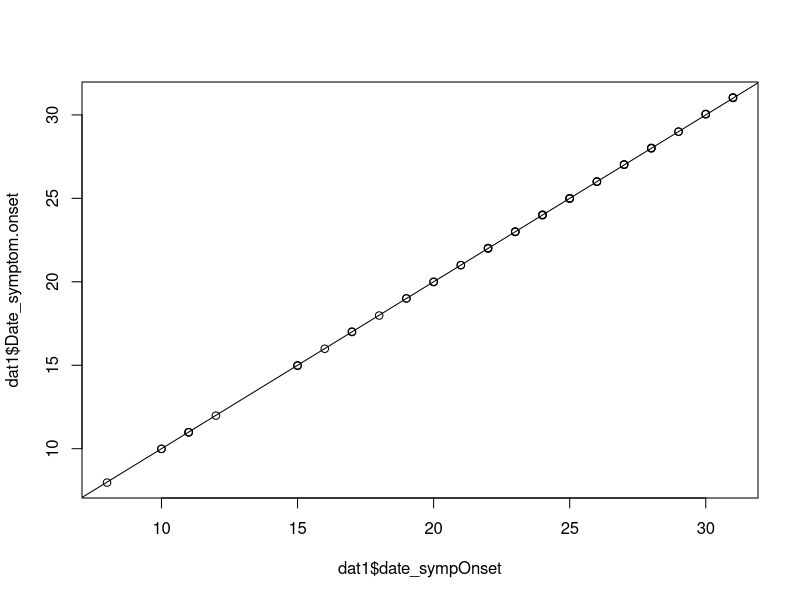
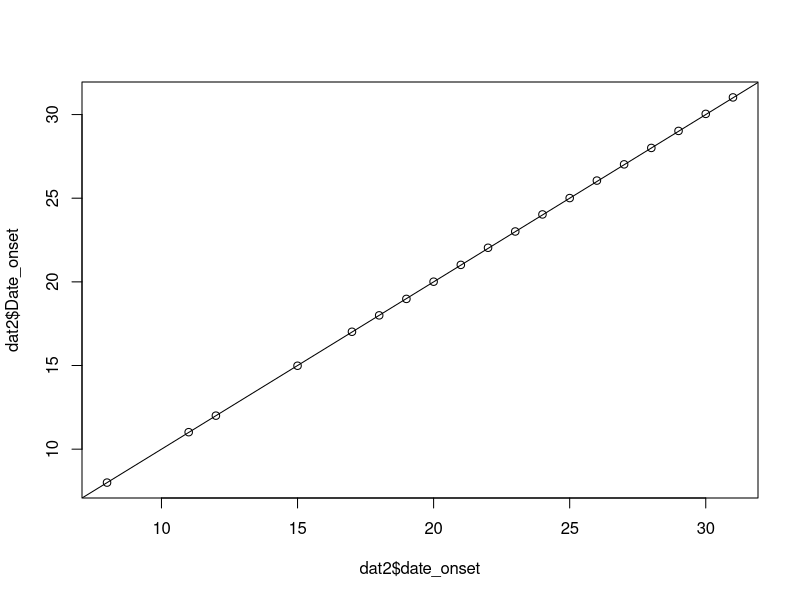
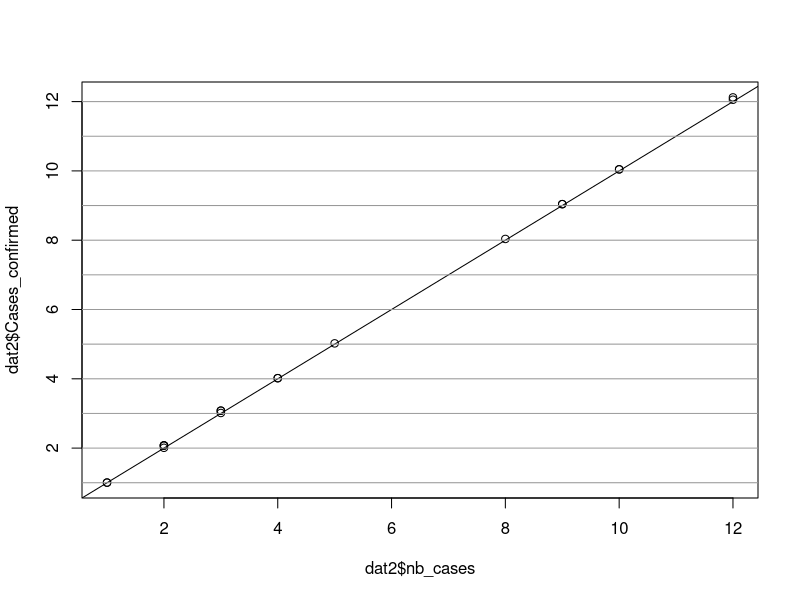
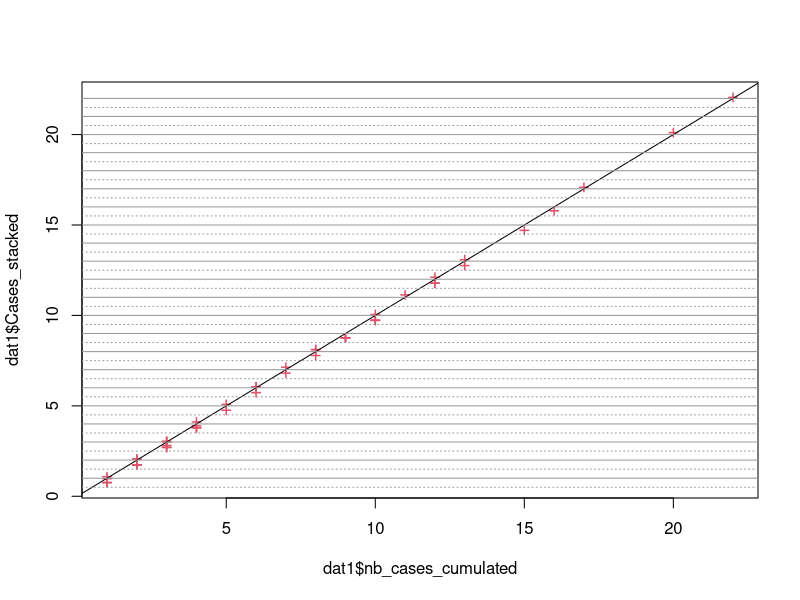
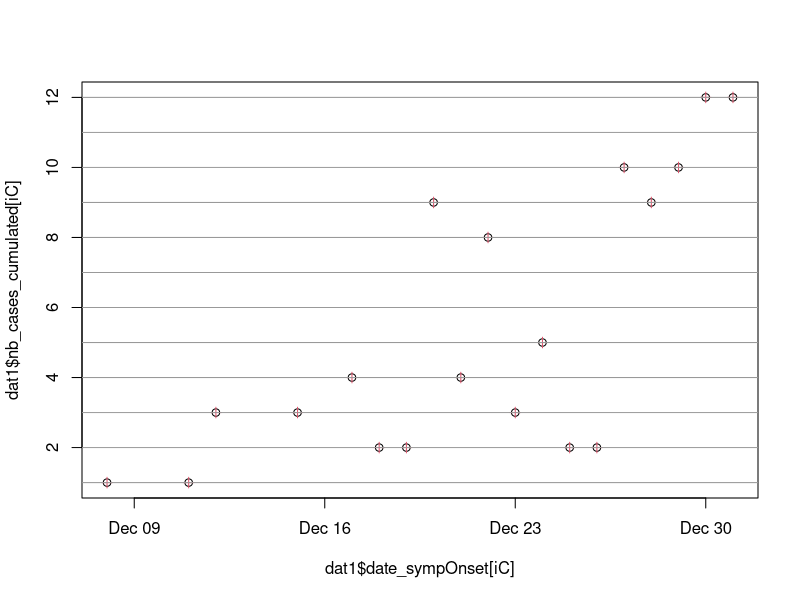

Source code (R) for these figures, in order:
if(!file.exists("clean_data.R")){
  setwd("China/CCDC_2020/")
}


# Load data
dat1 <- read.csv("CCDC_dataset1.csv")
dat2 <- read.csv("CCDC_dataset2.csv")

# Round onset dates and format them as dates
dat1$date_sympOnset <- round(dat1$Date_symptom.onset)
plot(dat1$date_sympOnset, dat1$Date_symptom.onset); abline(a = 0, b = 1) # Sanity check
dat1$date_sympOnset <- as.Date(paste0("2019-12-", dat1$date_sympOnset))

dat2$date_onset <- round(dat2$Date_onset)
plot(dat2$date_onset, dat2$Date_onset); abline(a = 0, b = 1) # Sanity check
dat2$date_onset <- as.Date(paste0("2019-12-", dat2$date_onset))

# Case data
## Confirmed cases
dat2$nb_cases <- round(dat2$Cases_confirmed)
# Sanity check
plot(dat2$nb_cases, dat2$Cases_confirmed); abline(a = 0, b = 1)
for(i in 1:max(dat2$Cases_confirmed)) abline(h = i, col = gray(0.6))
dat2$typeCase <- "Confirmed"

dat1$nb_cases_cumulated <- round(dat1$Cases_stacked)
# Sanity check
plot(dat1$nb_cases_cumulated, dat1$Cases_stacked, cex = 0.8, pch = 3, col = 2, lwd = 1.5)
abline(a = 0, b = 1)
for(i in 1:max(dat1$Cases_stacked)) abline(h = i, col = gray(0.6))
for(i in 1:max(dat1$Cases_stacked) - 0.5) abline(h = i, col = gray(0.6), lty = 3)

dat1$typeCase <- dat1$TypeCase
iC <- which(dat1$typeCase == "Confirmed")

# Sanity check
plot(dat1$date_sympOnset[iC], dat1$nb_cases_cumulated[iC])
points(dat2$date_onset, dat2$nb_cases, col = 2, pch = 3)
for(i in 1:max(dat1$Cases_stacked)) abline(h = i, col = gray(0.6))

# -> All confirmed cases of dat1 and dat2 match

## Other types of cases, to be "destacked"

# Turn the dataset into wide format and destack values
# Initialize wide with confirmed cases
dat1wide <- dat1[dat1$typeCase == "Confirmed", c("date_sympOnset", "nb_cases_cumulated")]
names(dat1wide)[2] <- "nb_cases_Confirmed"

# tmp with just suspected
tmp <- dat1[dat1$typeCase == "Suspected", c("date_sympOnset", "nb_cases_cumulated")]
names(tmp)[2] <- "nb_cases_cumulated_Suspected"

# Merge confirmed and suspected
dat1wide <- merge(dat1wide, tmp, all = TRUE, by = "date_sympOnset")
# Put 0 for new lines with no confirmed
dat1wide[is.na(dat1wide$nb_cases_Confirmed), "nb_cases_Confirmed"] <- 0

# Compute numbers of suspected by difference
dat1wide$nb_cases_Suspected <- dat1wide$nb_cases_cumulated_Suspected - dat1wide$nb_cases_Confirmed
# Turn NA into 0 for suspected cases with no cases on a given day
dat1wide[is.na(dat1wide$nb_cases_Suspected), "nb_cases_Suspected"] <- 0

# Compute cumulated number of C and S cases
dat1wide$nb_cases_cumulatedCS <- dat1wide$nb_cases_Confirmed + dat1wide$nb_cases_Suspected
# Sanity check
all(vapply(1:nrow(dat1wide), function(i) max(dat1wide[i, "nb_cases_Confirmed"], dat1wide[i, "nb_cases_cumulated_Suspected"], na.rm = TRUE), FUN.VALUE = 1) == dat1wide$nb_cases_cumulatedCS)

# tmo with just clinically diagnosed
tmp <- dat1[dat1$typeCase == "ClinicallyDiagnosed", c("date_sympOnset", "nb_cases_cumulated")]
names(tmp)[2] <- "nb_cases_cumulated_ClinicallyDiagnosed"

dat1wide <- merge(dat1wide, tmp, all = TRUE, by = "date_sympOnset")
# Turn NA into 0 for new lines
dat1wide[is.na(dat1wide$nb_cases_cumulatedCS), "nb_cases_cumulatedCS"] <- 0
dat1wide[is.na(dat1wide$nb_cases_Confirmed), "nb_cases_Confirmed"] <- 0
dat1wide[is.na(dat1wide$nb_cases_Suspected), "nb_cases_Suspected"] <- 0

# Compute number of CD by difference
dat1wide$nb_cases_ClinicallyDiagnosed <- dat1wide$nb_cases_cumulated_ClinicallyDiagnosed - dat1wide$nb_cases_cumulatedCS
# Turn NA into 0
dat1wide[is.na(dat1wide$nb_cases_ClinicallyDiagnosed), "nb_cases_ClinicallyDiagnosed"] <- 0

dat1wide$nb_cases_total <- dat1wide$nb_cases_Confirmed + dat1wide$nb_cases_Suspected + dat1wide$nb_cases_ClinicallyDiagnosed

# Sanity check
all(vapply(1:nrow(dat1wide), function(i) max(dat1wide[i, "nb_cases_Confirmed"], dat1wide[i, "nb_cases_cumulated_Suspected"], dat1wide[i, "nb_cases_cumulated_ClinicallyDiagnosed"], na.rm = TRUE), FUN.VALUE = 1) == dat1wide$nb_cases_total)

dat1wide

sum(dat1wide$nb_cases_total)
sum(dat1wide$nb_cases_Confirmed)
sum(dat1wide$nb_cases_Suspected)
sum(dat1wide$nb_cases_ClinicallyDiagnosed)

sum(dat2$nb_cases)

# Export output
write.csv(dat1wide, file = "data_CCDC.csv", row.names = FALSE)
